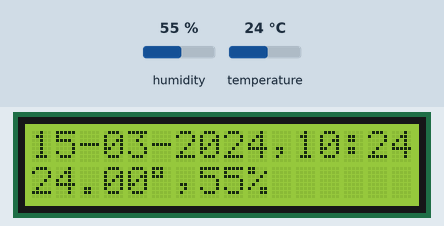
The sketch below on a simulated Arduino Uno, built for the host (arithmetic inside an expression is 32-bit, double 64-bit). On the bench: 16×2 character LCD. Inputs (shaded band) come from the test bench; at power-on: humidity 55 %, temperature 24 °C. The local clock reads 2024-03-15 10:24:30 at power-on unless the sketch sets it; what the sketch prints to the serial monitor is not drawn.

Above: at 3.0 s.
3.1 s: humidity set to 22 %
At 5.4 s:
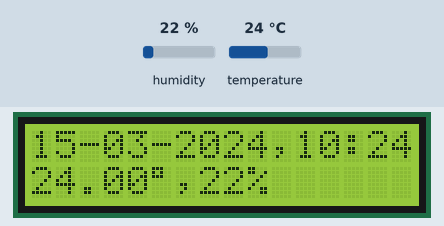
6.1 s: temperature set to 12 °C
At 7.9 s:
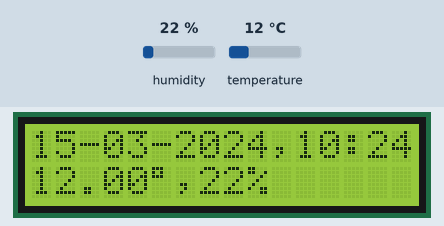
9.1 s: humidity set to 40 %
At 11.5 s:
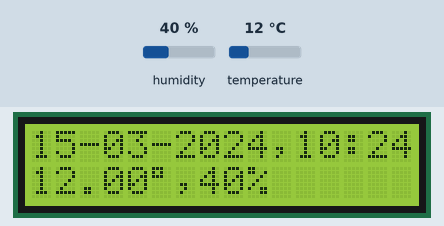
12.1 s: temperature set to 19 °C
At 14.0 s:
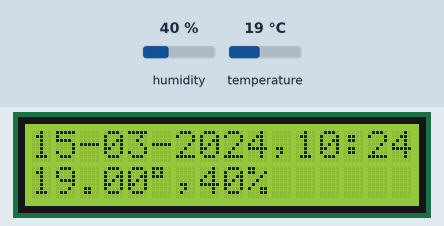
Timing chart, 0 to 15.5 s (numbered marks = the images above; inputs shaded):
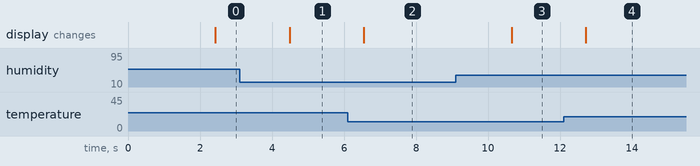

The sketch:

doublekill_smart_suit.ino
```cpp
#include <Adafruit_Sensor.h>
#include <math.h>
#include <DHT.h>
#include <DHT_U.h>
#include <Wire.h>
#include <LiquidCrystal_I2C.h>
#include <iarduino_RTC.h>
iarduino_RTC time(RTC_DS1307);
LiquidCrystal_I2C lcd(0x27, 16, 2);
DHT dht(2, DHT11);

byte customChar[] = {
  B11100,
  B10100,
  B11100,
  B00000,
  B00000,
  B00000,
  B00000,
  B00000
};

void setup()
{
  Serial.begin(9600);
  lcd.init();
  dht.begin();
  lcd.backlight();
  lcd.createChar(0, customChar);
  delay(300);
  Serial.begin(9600);
  time.begin();
  //time.settime(0,58,9,26,10,19,6);  // 0  сек, 51 мин, 21 час, 27, октября, 2015 года, вторник
}

void loop()
{
  delay(2000);
  float h = dht.readHumidity();
  float t = dht.readTemperature();
  if (isnan(h) || isnan(t)) {
    Serial.println("Не удается считать показания");
    return;
  }
  Serial.print((String)"VLAZHNOST " + h);
  Serial.print((String)", Temperature " + t + "\n");
  //lcd.setCursor(0,0);
  //lcd.print((String)"VLAZHNOST " + h);

  lcd.setCursor(0, 1);
  lcd.print(t);
  lcd.write(0);
  lcd.print((String)"," +round(h)+(String) "%");
  lcd.setCursor(0, 0);
  //if(millis()%1000==0){ // если прошла 1 секунда
  lcd.print(time.gettime("d-m-Y,H:i:s,D")); // выводим время
  delay(1); // приостанавливаем на 1 мс, чтоб не выводить время несколько раз за 1мс
  //}
}
```

Measured:
- after the input at 3.1 s, the display: changes after 1.4 s (image 1)
- after the input at 6.1 s, the display: changes after 0.44 s (image 2)
- after the input at 9.1 s, the display: changes after 1.6 s (image 3)
- after the input at 12.1 s, the display: changes after 0.62 s (image 4)
